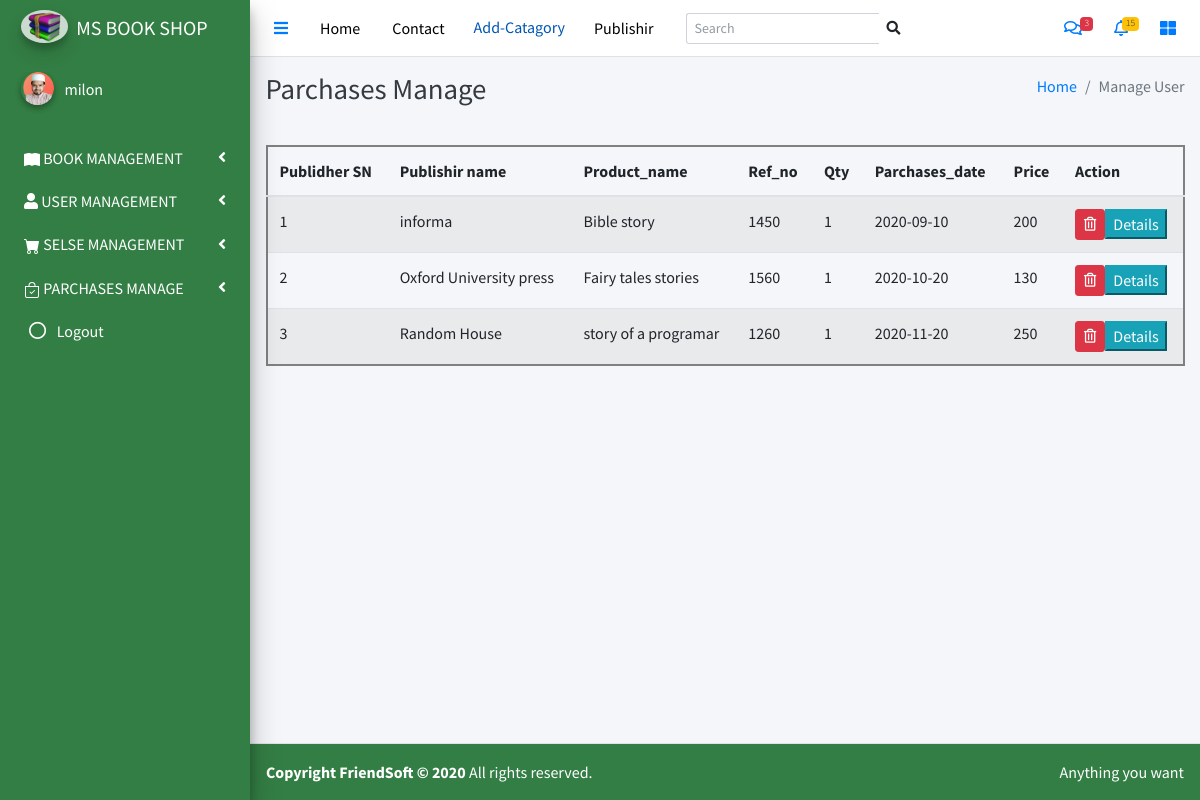
/parchase-managment (signed in), run on the app's committed database.
### tables this page shows
create table lib_products(
  id int(20) primary key auto_increment,
  name varchar(50)
);

create table lib_publishers(
id int(10) primary key auto_increment,
name varchar(50)
);

create table lib_parchases(
  id int(20) primary key auto_increment,
  publishers_id int(50),
  parchases_date date,
  ref_no int(50),
  order_id int(20),
  payment_due date,
  account int(20)
);

create table lib_parchase_details(
  id int(20) primary key auto_increment,
  publishers_id int(20),
  product_id int(20),
  parchases_id int(20),
  Quentity int(20),
  cost float,
  total float
);

### db_config.php (called while the page is built, shortened)
<?php
$ex="lib_";
?>

### models/parchas.class.php (called while the page is built, shortened)
<?php
  class ParchasView{
    function __construct($id,$name,$pnam,$ref_no,$Quentity,$parchases_date,$cost,$total){
        $this->name=$name;
        $this->pnam=$pnam;
        $this->ref_no=$ref_no;
        $this->Quentity=$Quentity;
        $this->parchases_date=$parchases_date;
        $this->cost=$cost;
    }
    public static function get_parchasess(){
      global $db;
      global $ex;
      $sql="select pb.id,pb.name,p.name pnam,pa.ref_no,pde.Quentity,pa.parchases_date,pde.cost,pde.total from {$ex}products p,{$ex}parchases pa,{$ex}parchase_details pde,{$ex}publishers pb where pde.publishers_id=pb.id and pa.publishers_id=pb.id and p.id=pde.product_id and pa.id=pde.parchases_id order by name";
      $users=$db->query($sql);
      $data=[];
        while($user=$users->fetch_object()){
          $user=new ParchasView($user->id,$user->name,$user->pnam,$user->ref_no,$user->Quentity,$user->parchases_date,$user->cost,$user->total);
          array_push($data,$user);
        }
        return $data;
    }
  }
?>

### pages/parchases_manag.php (the view, shortened to what this page needs)
<div class="content-header">
   <div class="container">
      <div class="row mb-2">
            <div class="col">
                <h1 class="m-0 text-dark">
                    Parchases Manage
                </h1>
            </div>
            <div class="col">
                <ol class="breadcrumb float-sm-right">
                    <li class="breadcrumb-item"><a href="#">Home</a></li>
                    <li class="breadcrumb-item active">Manage User</li>
                </ol>
            </div>
      </div>
   </div>
</div>
<div class="content-header">
   <div class="container">
      <div class="row">
         <div class="col">
            <table class="table table-striped" style="border:2px solid gray;">
               <thead style="bodar:1px;">
                  <tr>
                     <th>Publidher SN</th>
                     <th>Publishir name</th>
                     <th>Product_name</th>
                     <th>Ref_no</th>
                     <th>Qty</th>
                     <th>Parchases_date</th>
                     <th>Price</th>
                     <th>Action</th>
                  </tr>
               </thead>
               <tbody>
               <?php
                 $id=1;
                  $items=ParchasView::get_parchasess();
                     foreach($items as $item){
                        echo "<tr>";
                           echo "<td>$id</td>";
                           echo "<td>$item->name</td>";
                           echo "<td>$item->pnam</td>";
                           echo "<td>$item->ref_no</td>";
                           echo "<td>$item->Quentity</td>";
                           echo "<td>$item->parchases_date</td>";
                           echo "<td>$item->cost</td>";
                           echo "<td>";
                           echo "<div class='btn-group'>";
                           Action_delete($item->id);
                           echo "<form action='invoice_details' method='post'>";
                           echo "<input type='submit' class='btn-info' name='show_details' value='Details'>";
                           echo "</form>";
                           echo "</div>";
                           echo "</td>";
                        echo "</tr>";
                        $id++;
                     }
               ?>
               </tbody>
            </table>
         </div>
      </div>
   </div>
</div>

### lib/components.php (shortened to what this page needs)
<?php
  function Action_delete($id){
    echo "<form action='#' method='post' onSubmit='return confirm(\"Are you sure?\")'>";
    echo "<button type='submit' class='btn btn-danger btn-sm' name='btnDel' value='del'><i class='far fa-trash-alt'></i></button>";
    echo "</form>";
  }
?>

### data on the page
lib_products: lib_publishers.name "informa", name "Bible story", lib_parchases.ref_no "1450", lib_parchase_details.Quentity "1", lib_parchases.parchases_date "2020-09-10", lib_parchase_details.cost "200"
lib_products: lib_publishers.name "Oxford University press", name "Fairy tales stories", lib_parchases.ref_no "1560", lib_parchase_details.Quentity "1", lib_parchases.parchases_date "2020-10-20", lib_parchase_details.cost "130"
lib_products: lib_publishers.name "Random House", name "story of a programar", lib_parchases.ref_no "1260", lib_parchase_details.Quentity "1", lib_parchases.parchases_date "2020-11-20", lib_parchase_details.cost "250"

### other printed values
$_SESSION["s_username"] "milon"
